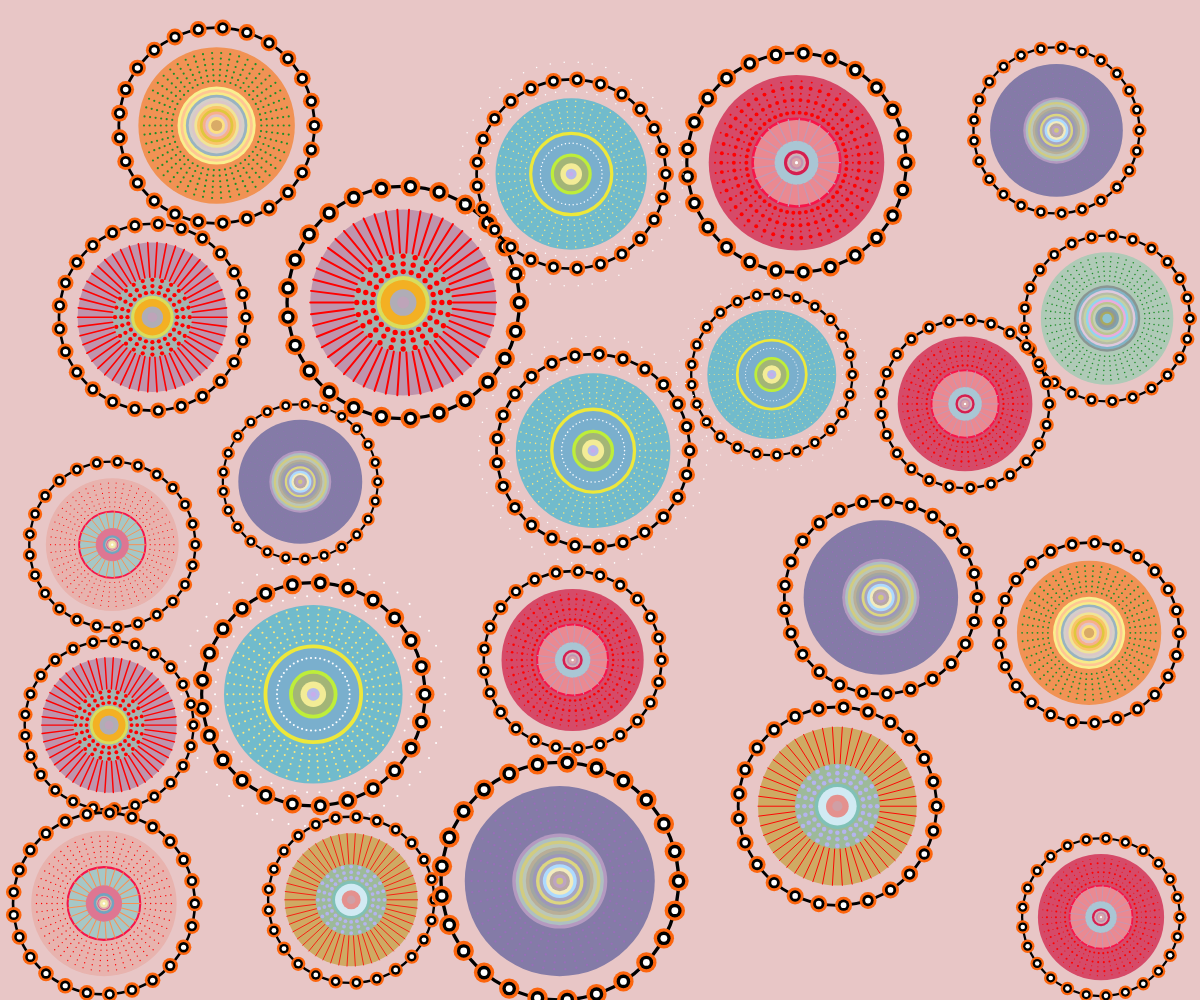
Frame 1 (no input)
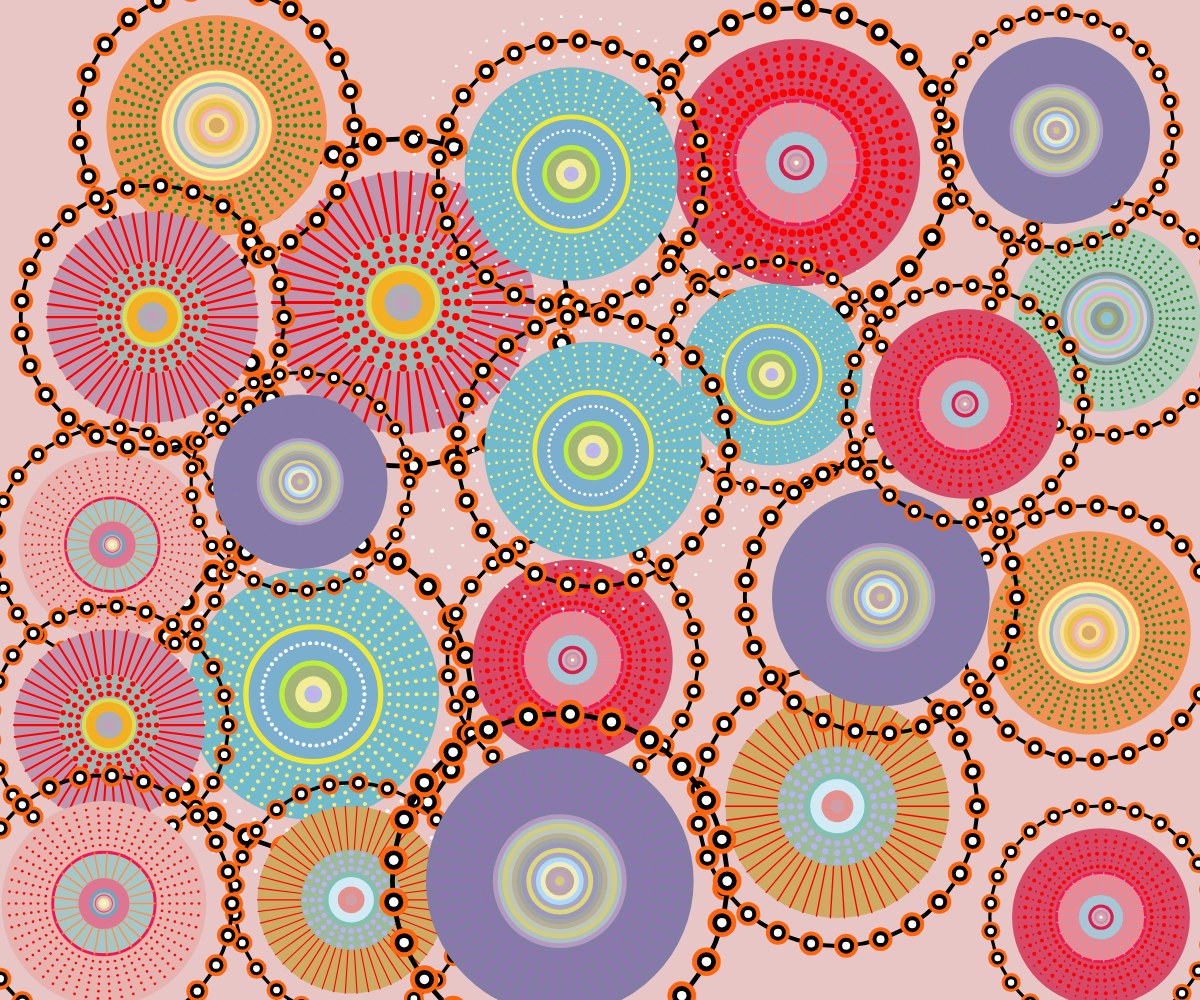
Frame 60 (no input)
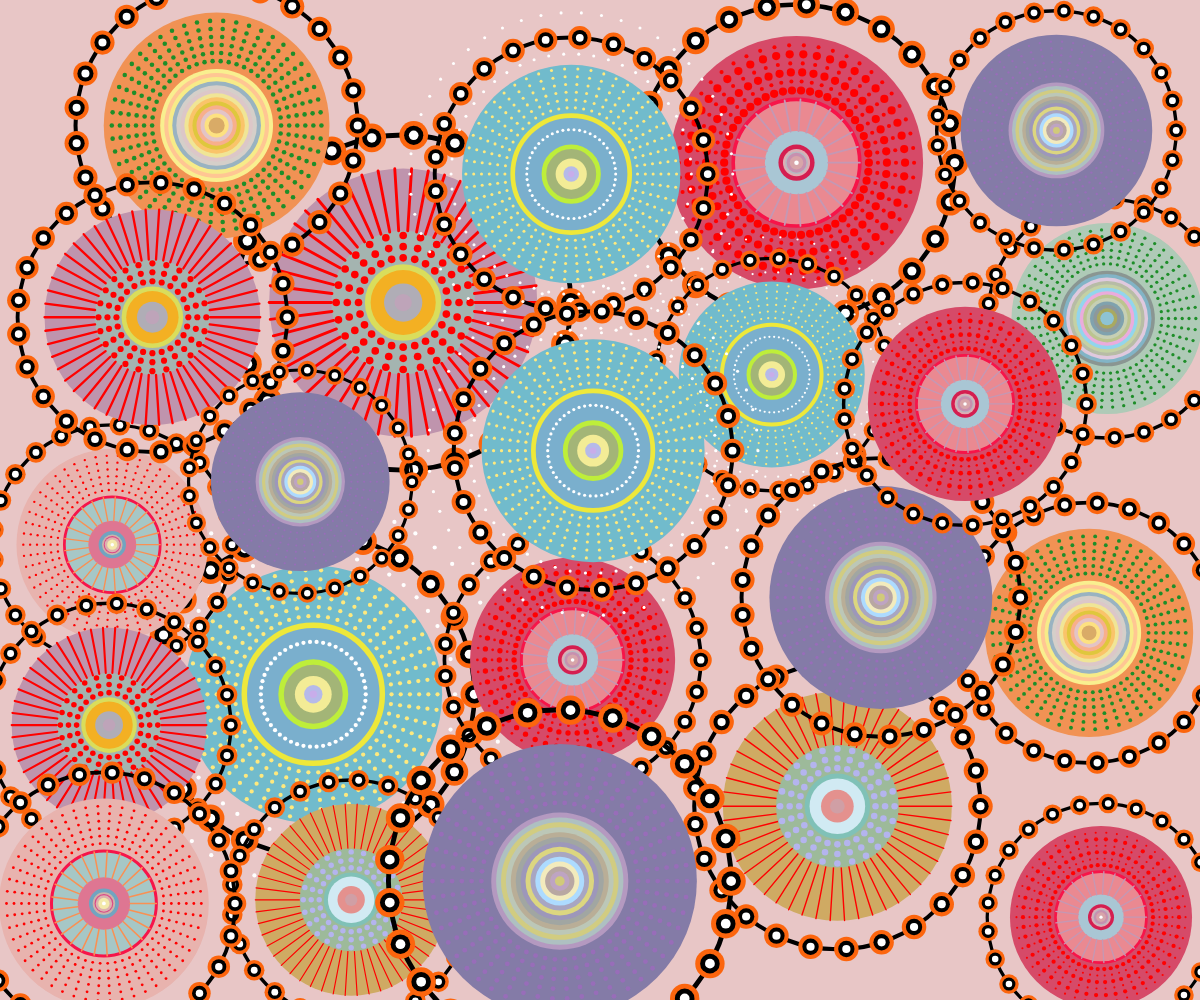
Frame 120 (the mouse pressed at the canvas centre since frame 60)

The p5.js sketch that drew these frames (run headless with seeded random() and noise() and a simulated clock; from frame 60 on, the mouse is pressed at the canvas centre):

// p5.js sketch
// ── sketch.js
// Base Configuration Class
//Creates an object that can be shared across all team members' code
//allowing all patterns to use the same set of settings. 
//Source: https://developer.mozilla.org/zh-CN/docs/Web/JavaScript/Reference/Classes/static
// like a master task list for the entire codebase
class PatternConfig {
  static shared = {
    numCircles: 50,       // Number of small circles
    smallCircleSize: 5,   // Size of small circles
    numBorderCircles: 25, // Number of border circles
    borderCircleSizes: {
      outer: 30,          // Size of outer border circle
      middle: 20,         // Size of middle border circle
      inner: 10          // Size of inner border circle
    },
    mainCircleSize: 280,  // Size of main circle
    borderSize: 350      // Size of border
  };
}

// Base Circular Pattern Class
// Using class to easily create multiple similar patterns without repeating code
// x, y define the pattern position, scale defines the pattern size ratio
class CircularPattern {
  constructor(x, y, scale = 1) {
    this.x = x;
    this.y = y;
    this.scale = scale;
    this.config = PatternConfig.shared;
  }

  // Draw Border Decoration
  drawBorderDecoration() {
    stroke(0);
    strokeWeight(5 * this.scale);
    noFill();
    circle(this.x, this.y, this.config.borderSize * this.scale);

    const radius = 175 * this.scale;
    const sizes = this.config.borderCircleSizes;
    
    // Outer orange circle
    this.drawCircleRing(radius, this.config.numBorderCircles, sizes.outer, color(252, 101, 13));
    // Middle black circle
    this.drawCircleRing(radius, this.config.numBorderCircles, sizes.middle, color(0));
    // Inner white circle
    this.drawCircleRing(radius, this.config.numBorderCircles, sizes.inner, color(255));
  }

  // Draw a ring of circles to create a chain-like effect as in the reference image
  drawCircleRing(radius, count, size, fillColor) {
    fill(fillColor);
    noStroke();
    for (let i = 0; i < count; i++) {
      const angle = TWO_PI / count * i;
      const x = this.x + radius * cos(angle);
      const y = this.y + radius * sin(angle);
      circle(x, y, size * this.scale);
    }
  }

  // Draw radial lines to create a bicycle wheel spoke effect
  // radiating from the center
  drawRadialLines(innerRadius, outerRadius, count, strokeColor, weight = 2) {
    noFill();
    stroke(strokeColor);
    strokeWeight(weight * this.scale);
    
    for (let i = 0; i < count; i++) {
      const angle = TWO_PI / count * i;
      const x1 = this.x + innerRadius * cos(angle);
      const y1 = this.y + innerRadius * sin(angle);
      const x2 = this.x + outerRadius * cos(angle);
      const y2 = this.y + outerRadius * sin(angle);
      line(x1, y1, x2, y2);
    }
  }

  // Draw concentric circle
  drawConcentricCircle(diameter, fillColor, strokeColor = null, strokeWeight = 0) {
    fill(fillColor); //Skip border if no stroke color is se
    if (strokeColor) {
      stroke(strokeColor);
      this.setStrokeWeight(strokeWeight);
    } else {
      noStroke();
    }
    circle(this.x, this.y, diameter * this.scale);
  }

  // Set stroke weight
  setStrokeWeight(weight) {
    strokeWeight(weight * this.scale);
  }

  // Draw group of concentric circles
  drawConcentricRings(radii, circleSize, color) {
    fill(color);
    noStroke();
    radii.forEach(radius => {
      this.drawCircleRing(radius * this.scale, this.config.numCircles, circleSize * this.scale, color);
    });
  }
}

// First Pattern
class PurplePattern extends CircularPattern {
  draw() {
    // Main circle
    this.drawConcentricCircle(280, color(232,179,174));
    
    // Pink ring
    this.drawConcentricCircle(140, color(166,199,198), color(247, 20, 73), 4);
    
    // Green ring and radial lines
    this.drawConcentricCircle(70, color(222,118,146), color(200, 200, 50));
    this.drawRadialLines(35 * this.scale, 70 * this.scale, 25, color(250, 144, 82));
    
    // Inner circles
    const innerCircles = [
      { size: 40, fill: [113,164,192], stroke: [72, 135, 100] },
      { size: 30, fill: [207,178,168], stroke: [240, 84, 84] },
      { size: 25, fill: [218,71,137], stroke: [54, 49, 49] },
      { size: 22, fill: [221,178,174], stroke: [240, 84, 84] },
      { size: 15, fill: [243,233,171], stroke: [112, 194, 58] },
      { size: 5, fill: [255], stroke: [255] }
    ];


   // The forEach method is used to iterate over each object in the innerCircles array.
   // color(...fill) uses the spread operator (...)
   // which takes each element in the array individually and passes it to the color() function. 

   // The reason for this is that the color() function requires individual RGB values as arguments
   // while fill is an array containing RGB values.

    innerCircles.forEach(({ size, fill, stroke }) => {
      this.drawConcentricCircle(size, color(...fill), color(...stroke));
    });
    
    // border deco
    this.drawBorderDecoration();
    
    // concentric rings
    this.drawConcentricRings([130, 120, 110, 100, 90, 80], 5, color(255, 0, 0));
  }
}

// Second pattern
class OrangePattern extends CircularPattern {
  draw() {
    // Main circle-purple
    this.drawConcentricCircle(280, color(191,148,173));
    
    // Green circle
    this.drawConcentricCircle(150, color(164,180,176));
    
    // Radial lines
    this.drawRadialLines(75 * this.scale, 140 * this.scale, 50, color(255, 0, 0), 3);
    
    // Internal dot group
    this.drawDotMatrix();
    
    // Inner circle
    const innerCircles = [
      { size: 80, fill: [217,221,92] },
      { size: 68, fill: [243,176,35] },
      { size: 40, fill: [176,173,182] },
      { size: 18, fill: [190,164,185] }
    ];

    innerCircles.forEach(({ size, fill }) => {
      this.drawConcentricCircle(size, color(...fill));
    });
    
    // Border decoration
    this.drawBorderDecoration();
  }

  drawDotMatrix() {
    fill(255, 0, 0);
    noStroke();
    const numCirclesRadial = 6;
    const numCirclesPerLayer = 24;
    const dotRadius = 4 * this.scale;
    const maxRadius = 70 * this.scale;

    //The outer loop controls the number of dots
    //a total of 6 layers from inside to outside
    for (let r = 1; r <= numCirclesRadial; r++) {
      const distance = (r / numCirclesRadial) * maxRadius;
      for (let i = 0; i < numCirclesPerLayer; i++) {
        const angle = TWO_PI / numCirclesPerLayer * i;
        const x = this.x + cos(angle) * distance;
        const y = this.y + sin(angle) * distance;
        circle(x, y, dotRadius * 2);
      }
    }
  }
}

// third pattern
class OrangeCirclePattern extends CircularPattern {
  draw() {
    // main circle
    this.drawConcentricCircle(280, color(113,187,204));
    this.drawConcentricCircle(150, color(122,175,205), color(238,232,58), 6);
    this.drawConcentricCircle(70, color(163,181,119), color(190,238,58), 6);
    this.drawConcentricRings([135, 125, 115, 105, 95, 85], 5, color(254,233,126));
    this.drawConcentricRings([57,154,207], 5, color(255));
    this.drawConcentricCircle(40, color(243,236,150));
    this.drawConcentricCircle(20, color(182,186,233));
    this.drawConcentricCircle(8, color(200,173,234));
    // border deco
    this.drawBorderDecoration();
  }
}

// forth pattern
class GreenPattern extends CircularPattern {
  draw() {
    this.drawConcentricCircle(280, color(207,170,99));
    this.drawRadialLines(75 * this.scale, 140 * this.scale, 50, color(255, 0, 0), 1.7);
    this.drawConcentricCircle(150, color(157,186,154));
    this.drawDotMatrix(color(180,180,238));
    const innerCircles = [
      { size: 80, fill: [128,193,183] },
      { size: 68, fill: [209,234,243] },
      { size: 40, fill: [228,145,142] },
      { size: 18, fill: [208,159,165] },
    ];

    innerCircles.forEach(({ size, fill }) => {
      this.drawConcentricCircle(size, color(...fill));
    });
    
    // border decoration
    this.drawBorderDecoration();
  }

  drawDotMatrix(dotColor) {
    fill(dotColor);
    noStroke();
    const numCirclesRadial = 6;
    const numCirclesPerLayer = 24;
    const dotRadius = 4 * this.scale;
    const maxRadius = 70 * this.scale;

    for (let r = 1; r <= numCirclesRadial; r++) {
      const distance = (r / numCirclesRadial) * maxRadius;
      for (let i = 0; i < numCirclesPerLayer; i++) {
        const angle = TWO_PI / numCirclesPerLayer * i;
        const x = this.x + cos(angle) * distance;
        const y = this.y + sin(angle) * distance;
        circle(x, y, dotRadius * 2);
      }
    }
  }
}

// The fifth pattern: white theme
class WhitePattern extends CircularPattern {
  draw() {
    let radius = 140;
    // main circle
    this.drawConcentricCircle(radius * 2, color(241,146,84));
    
    // Descending circle series
    const circles = [
      { size: 140, fill: [249,239,143] },
      { size: 130, fill: [255,198,147] },
      { size: 120, fill: [247,235,136] },
      { size: 110, fill: [153,179,193] },
      { size: 100, fill: [213,207,201] },
      { size: 90, fill: [220,199,200] },
      { size: 80, fill: [240,229,150] },
      { size: 70, fill: [250,196,106] },
      { size: 60, fill: [223,199,61] },
      { size: 50, fill: [248,175,140] },
      { size: 40, fill: [227,196,198] },
      { size: 30, fill: [253,225,128] },
      { size: 20, fill: [217,171,103] }
    ];
    // Iterate over each circle object in the circles array
    circles.forEach(({ size, fill }) => {
      // Extract 'size' and 'fill' properties from the circle object 
      // 'size' represents the size of the concentric circle 
      // 'fill' is an array representing color values, e.g., [r, g, b] 
      // Call the 'drawConcentricCircle' method to draw the circle 
      // Convert the 'fill' array to color values using the 'color' function
      this.drawConcentricCircle(size, color(...fill));
    });
    
    // Border decoration
    this.drawBorderDecoration();
    
    // Green ring
    this.drawConcentricRings([130, 120, 110, 100, 90, 80], 7, color(30, 142, 41));
  }
}

// Sixth pattern: yellow-orange theme
// Define a new class named YellowOrangePattern that extends the CircularPattern class
class YellowOrangePattern extends CircularPattern {
  // Override the draw method to define the specific pattern to be drawn
  draw() {
    // Main circle
    this.drawConcentricCircle(280, color(132,123,167));
    
    // Pink Circle Series
    this.drawConcentricCircle(140, color(180,153,192));
    this.drawConcentricCircle(130, color(174,192,193));
    
    // Descending circle series
    const recursiveCircles = [
    // Define an array of circle objects, each with a size
    // and fill color for recursive drawing of concentric circles
      { size: 120, fill: [209,204,129] },
      { size: 110, fill: [188,199,183] },
      { size: 100, fill: [185,174,151] },
      { size: 90, fill: [161,166,162] },
      { size: 80, fill: [157,151,186] },
      { size: 70, fill: [220,214,128] },
      { size: 60, fill: [168,166,194] },
      { size: 50, fill: [173,219,255] },
      { size: 40, fill: [242,235,189] },
      { size: 30, fill: [184,167,162] },
      { size: 20, fill: [190,164,194] },
      { size: 10, fill: [209,202,122] },
    ];
    // Iterate over each circle object in the recursiveCircles array
    recursiveCircles.forEach(({ size, fill }) => {
    // Call the 'drawConcentricCircle' method to draw each concentric circle 
    // Convert the 'fill' array to a color value and pass it along with 'size'
      this.drawConcentricCircle(size, color(...fill));
    });
    
    this.drawBorderDecoration();
    
    // Purple circle
    this.drawConcentricRings([130, 120, 110, 100, 90, 80], 5, color(152, 109, 185));
  }
}

    // Continue to the seventh pattern: SecondPurplePattern
class SecondPurplePattern extends CircularPattern {
  draw() {
    // main circle
    this.drawConcentricCircle(280, color(214,74,104));
    
    // pink circle
    this.drawConcentricCircle(140, color(234,137,145), color(247, 20, 73), 4);
    
    // green circle
    this.drawConcentricCircle(70, color(169,198,212), color(200, 200, 50));
    
    // Radial lines
    this.drawRadialLines(35 * this.scale, 70 * this.scale, 25, color(196,152,180));
    
    // Inner circle series
    const innerCircles = [
    // Define an array of circle objects, each containing the size
    // fill color, and stroke color for concentric circles
      { size: 40, fill: [213,30,80], stroke: [72, 135, 100] },
      { size: 30, fill: [222,173,179], stroke: [240, 84, 84] },
      { size: 25, fill: [181,186,194], stroke: [54, 49, 49] },
      { size: 22, fill: [199,144,175], stroke: [240, 84, 84] },
      { size: 15, fill: [216,165,169], stroke: [112, 194, 58] },
      { size: 5, fill: [255], stroke: [255] }
    ];
  // Iterate over each circle object in the innerCircles array
    innerCircles.forEach(({ size, fill, stroke }) => {
      // Call the 'drawConcentricCircle' method to draw the concentric circle 
      // Convert the 'fill' and 'stroke' arrays to color values and pass them in
      this.drawConcentricCircle(size, color(...fill), color(...stroke));
    });
    
    //Border decoration
    this.drawBorderDecoration();
    
    // Series of red rings, alternating sizes
    const ringRadii = [130, 120, 110, 100, 90, 80];
    // Iterate over each radius in the ringRadii array
    ringRadii.forEach((radius, index) => {
      // Determine the size of each circle in the ring 
      // If the index is even, set circleSize to 5; if odd, set it to 10
      const circleSize = index % 2 === 0 ? 5 : 10;
      // Call the 'drawCircleRing' method to draw a ring of circles 
      // Scale the radius and circleSize based on this.scale
      this.drawCircleRing(
        radius * this.scale,
        this.config.numCircles,
        circleSize * this.scale,
        color(255, 0, 0)
      );
    });
  }
}

// The eighth pattern: the second white theme
class SecondWhitePattern extends CircularPattern {
  draw() {
    // main circle
    this.drawConcentricCircle(280, color(175,202,183));
    
    // First-level Decreasing Circle Series
    const circles = [
      { size: 140, fill: [138,150,146] },
      { size: 130, fill: [130,180,198] },
      { size: 120, fill: [223,201,222] },
      { size: 110, fill: [183,188,166] },
      { size: 100, fill: [196,209,164] },
      { size: 90, fill: [146,213,237] },
      { size: 80, fill: [234,172,220] },
      { size: 70, fill: [188,196,143] },
      { size: 60, fill: [198,207,180] },
      { size: 50, fill: [128,162,174] },
      { size: 40, fill: [142,152,154] },
      { size: 30, fill: [169,169,96] },
      { size: 20, fill: [142,195,211] }
    ];

    circles.forEach(({ size, fill }) => {
      this.drawConcentricCircle(size, color(...fill));
    });
    
    // Border Decoration
    this.drawBorderDecoration();
    
    // Special Ring Series
    const ringRadii = [130, 120, 110, 100, 90, 80];
    ringRadii.forEach(radius => {
      this.drawCircleRing(
        radius * this.scale,
        this.config.numCircles,
        7 * this.scale,
        color(30, 142, 41)
      );
    });
  }
}

// The PatternManager class is used to manage the creation and storage of a set of patterns source from：https://www.csdn.net/
class PatternManager {
  constructor() {
    this.patterns = [];
    this.patternClasses = [
      PurplePattern,
      OrangePattern,
      OrangeCirclePattern,
      GreenPattern,
      WhitePattern,
      YellowOrangePattern,
      SecondPurplePattern,
      SecondWhitePattern
    ];
    
    this.minPatterns = 20; // Defines the minimum number of patterns to be generated

    this.maxAttempts = 100; //  Defines the maximum number of attempts to create each pattern object
  }

  // Check if the pattern overlaps with an existing pattern
  checkOverlap(x, y, size) {
    for (let pattern of this.patterns) {
      // Calculate the horizontal and vertical distance between the current position 
      // and the center point of the pattern
      const dx = x - pattern.x;
      const dy = y - pattern.y;
      // The Pythagorean theorem is used to calculate the straight-line distance between two points
      const distance = sqrt(dx * dx + dy * dy);
      // Calculate the minimum safe distance between two patterns (sum of their radii)
      const minDistance = (size + pattern.size) / 2;
      
      if (distance < minDistance) {
        return true; // Have overlap
      }
    }
    return false; // nonoverlap
  }

  // Randomly gets a random position and size
  getRandomPosition() {
    // Define size range
    const minSize = min(windowWidth, windowHeight) * 0.15;
    const maxSize = min(windowWidth, windowHeight) * 0.25;
    const size = random(minSize, maxSize);
    
    // Defines the margins of the area that can be placed
    const margin = size / 2;
    // The x and y coordinates of the pattern are randomly generated to ensure that the pattern does not cross the window boundary
    const x = random(margin, windowWidth - margin);
    const y = random(margin, windowHeight - margin);
    
    return { x, y, size };
  }
   // The main way to create patterns, generating multiple patterns and storing them in the Patterns array
  createPatterns() {
     // Reset the patterns array to ensure that the pattern list is empty each time this method is called
    this.patterns = [];
    const maxPatterns = 30; // Maximum number of patterns. The number of patterns generated cannot exceed this number

    let attemptsCount = 0;// Records the current number of attempts

    const maxTotalAttempts = 1000; // An upper limit on the total number of attempts to avoid infinite loops
    
    // Cycle pattern generation when the number of patterns does not reach the maximum 
    // and the number of attempts is not exceeded
    while (this.patterns.length < maxPatterns && attemptsCount < maxTotalAttempts) {
      // Gets the randomly generated pattern position and size
      const { x, y, size } = this.getRandomPosition();
      
      // Check for overlap
      if (!this.checkOverlap(x, y, size)) {
       //Select a random pattern class from the pattern class array
        const PatternClass = random(this.patternClasses);
        
        // Calculate the scale (based on 350 as the base size)
        const scale = size / 350;
        
         // Creates a new pattern object
         // passing in the randomly generated position and scale
        const pattern = new PatternClass(x, y, scale);
        pattern.size = size;// Saves the actual size of the pattern to the size property of the pattern object
        
        this.patterns.push(pattern);// Adds the newly created pattern object to the patterns array
      }
      
      attemptsCount++;// Increase the number of attempts after each cycle
    }
    
    //Print the number of patterns generated and the total number of attempts
    console.log(`Created ${this.patterns.length} patterns after ${attemptsCount} attempts`);
  }

  draw() {
    // Sort by pattern size in descending order
    // with larger patterns drawn at the bottom
    this.patterns.sort((a, b) => b.size - a.size);
    this.patterns.forEach(pattern => pattern.draw());
  }

// Gets the number of the current pattern
  getPatternCount() {
    return this.patterns.length;
  }
}

// Global variables used to manage patterns
let patternManager;

// The setup function initializes the canvas and the PatternManager instance
function setup() {
  createCanvas(windowWidth, windowHeight);
  patternManager = new PatternManager();
  patternManager.createPatterns();
}

// The draw function, called at each frame
// is responsible for drawing the pattern
function draw() {
  background(232,198,198,255);
  patternManager.draw();
}

// Window size change processing
function windowResized() {
  resizeCanvas(windowWidth, windowHeight);
  // Regenerates the pattern to fit the new canvas size
  patternManager.createPatterns();
}










// Individual Part: Time-Based: Employ timers and events for animation
// This part creates a breathing effect using time-based automatic animation

// Initialize variables needed for the breathing effect
let breatheScale = 0;  // Control the scaling value for the breathing effect
let startTime;        // Record the start time of the animation

// To avoid affecting the group work's effect
// I redefined the original setup function here
// and added the initialization of animation time at the end

function setup() {
 createCanvas(windowWidth, windowHeight);
 patternManager = new PatternManager();
 patternManager.createPatterns();
 
 // Initialize animation time
// Source: using p5.js's millis() function to track time
// https://p5js.org/reference/p5/millis/
 startTime = millis();
}

// Similarly, make a few adjustments to the original draw function
function draw() {
 background(232,198,198,255);
 
 // Time-based animation
 let time = (millis() - startTime) / 1000; // Convert to seconds
 breatheScale = sin(time) * 0.5; //The sin() function creates a smooth scaling effect between -1 and 1
 // The breathing amplitude can be adjusted by changing "0.5"
// For example, 0.1 will make it weaker
// The value in sin(time * some_value) can control the speed of breathing
// For example, sin(time * 5) * 0.5 will be faster than sin(time * 0.1) * 0.5
 
 // Apply the breathing effect to each pattern
 patternManager.patterns.forEach(pattern => {
   // Original scaling value
   let originalScale = pattern.scale;
   // Apply the new scaling value for the breathing effect
   pattern.scale = originalScale * (1 + breatheScale);
   // Now start drawing the pattern
   pattern.draw();
   // Restore the original scaling value
   pattern.scale = originalScale;
 });
}

//Acknowledgement
//I acknowledge the use of the AI tools ChatGPT and Grammarly for assisting with translating texts,
//grammar, and written expression in this assignment.
